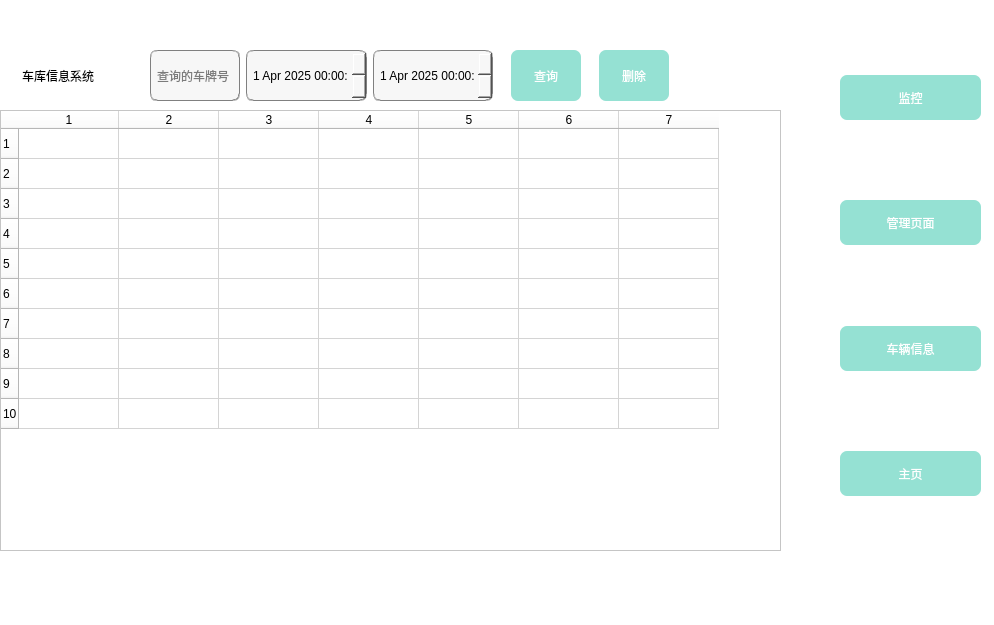
<?xml version="1.0" encoding="UTF-8"?>
<ui version="4.0">
 <class>car</class>
 <widget class="QWidget" name="car">
  <property name="geometry">
   <rect>
    <x>0</x>
    <y>0</y>
    <width>994</width>
    <height>625</height>
   </rect>
  </property>
  <property name="windowTitle">
   <string>Form</string>
  </property>
  <property name="styleSheet">
   <string notr="true">background-color: rgb(255, 255, 255);</string>
  </property>
  <widget class="QStackedWidget" name="stackedWidget">
   <property name="geometry">
    <rect>
     <x>0</x>
     <y>10</y>
     <width>831</width>
     <height>561</height>
    </rect>
   </property>
   <property name="currentIndex">
    <number>0</number>
   </property>
   <widget class="QWidget" name="message">
    <widget class="QWidget" name="horizontalLayoutWidget">
     <property name="geometry">
      <rect>
       <x>10</x>
       <y>40</y>
       <width>671</width>
       <height>51</height>
      </rect>
     </property>
     <layout class="QHBoxLayout" name="horizontalLayout_4">
      <item>
       <spacer name="horizontalSpacer_8">
        <property name="orientation">
         <enum>Qt::Orientation::Horizontal</enum>
        </property>
        <property name="sizeHint" stdset="0">
         <size>
          <width>40</width>
          <height>20</height>
         </size>
        </property>
       </spacer>
      </item>
      <item>
       <widget class="QLabel" name="label_4">
        <property name="sizePolicy">
         <sizepolicy hsizetype="Minimum" vsizetype="Minimum">
          <horstretch>0</horstretch>
          <verstretch>0</verstretch>
         </sizepolicy>
        </property>
        <property name="minimumSize">
         <size>
          <width>110</width>
          <height>35</height>
         </size>
        </property>
        <property name="styleSheet">
         <string notr="true">font: 13pt &quot;新宋体&quot;;</string>
        </property>
        <property name="text">
         <string>车库信息系统</string>
        </property>
       </widget>
      </item>
      <item>
       <spacer name="horizontalSpacer_3">
        <property name="orientation">
         <enum>Qt::Orientation::Horizontal</enum>
        </property>
        <property name="sizeHint" stdset="0">
         <size>
          <width>40</width>
          <height>20</height>
         </size>
        </property>
       </spacer>
      </item>
      <item>
       <widget class="QLineEdit" name="find_lineEdit">
        <property name="sizePolicy">
         <sizepolicy hsizetype="Minimum" vsizetype="Preferred">
          <horstretch>0</horstretch>
          <verstretch>0</verstretch>
         </sizepolicy>
        </property>
        <property name="minimumSize">
         <size>
          <width>90</width>
          <height>0</height>
         </size>
        </property>
        <property name="styleSheet">
         <string notr="true">background-color: rgb(247, 247, 247);
border:1px groove gray;
border-radius:7px;
padding:2px 4px;
font: 10pt &quot;微软雅黑&quot;;</string>
        </property>
        <property name="placeholderText">
         <string>查询的车牌号</string>
        </property>
       </widget>
      </item>
      <item>
       <widget class="QDateTimeEdit" name="beginTimeEdit">
        <property name="sizePolicy">
         <sizepolicy hsizetype="Preferred" vsizetype="Preferred">
          <horstretch>0</horstretch>
          <verstretch>0</verstretch>
         </sizepolicy>
        </property>
        <property name="minimumSize">
         <size>
          <width>120</width>
          <height>0</height>
         </size>
        </property>
        <property name="styleSheet">
         <string notr="true">background-color: rgb(247, 247, 247);
border:1px groove gray;
border-radius:7px;
padding:2px 4px;
font: 8pt &quot;微软雅黑&quot;;</string>
        </property>
        <property name="dateTime">
         <datetime>
          <hour>0</hour>
          <minute>0</minute>
          <second>0</second>
          <year>2025</year>
          <month>4</month>
          <day>1</day>
         </datetime>
        </property>
        <property name="date">
         <date>
          <year>2025</year>
          <month>4</month>
          <day>1</day>
         </date>
        </property>
        <property name="currentSection">
         <enum>QDateTimeEdit::Section::DaySection</enum>
        </property>
       </widget>
      </item>
      <item>
       <widget class="QDateTimeEdit" name="endTimeEdit">
        <property name="sizePolicy">
         <sizepolicy hsizetype="Preferred" vsizetype="Preferred">
          <horstretch>0</horstretch>
          <verstretch>0</verstretch>
         </sizepolicy>
        </property>
        <property name="minimumSize">
         <size>
          <width>120</width>
          <height>0</height>
         </size>
        </property>
        <property name="styleSheet">
         <string notr="true">background-color: rgb(247, 247, 247);
border:1px groove gray;
border-radius:7px;
padding:2px 4px;
font: 8pt &quot;微软雅黑&quot;;</string>
        </property>
        <property name="dateTime">
         <datetime>
          <hour>0</hour>
          <minute>0</minute>
          <second>0</second>
          <year>2025</year>
          <month>4</month>
          <day>1</day>
         </datetime>
        </property>
        <property name="date">
         <date>
          <year>2025</year>
          <month>4</month>
          <day>1</day>
         </date>
        </property>
        <property name="currentSection">
         <enum>QDateTimeEdit::Section::DaySection</enum>
        </property>
       </widget>
      </item>
      <item>
       <spacer name="horizontalSpacer_5">
        <property name="orientation">
         <enum>Qt::Orientation::Horizontal</enum>
        </property>
        <property name="sizeHint" stdset="0">
         <size>
          <width>40</width>
          <height>20</height>
         </size>
        </property>
       </spacer>
      </item>
      <item>
       <widget class="QPushButton" name="carcheck">
        <property name="sizePolicy">
         <sizepolicy hsizetype="Preferred" vsizetype="Preferred">
          <horstretch>0</horstretch>
          <verstretch>0</verstretch>
         </sizepolicy>
        </property>
        <property name="minimumSize">
         <size>
          <width>70</width>
          <height>35</height>
         </size>
        </property>
        <property name="styleSheet">
         <string notr="true">background-color:#95E1D3;
font: 13pt &quot;微软雅黑&quot;;
color:white;
border-radius:7px;</string>
        </property>
        <property name="text">
         <string>查询</string>
        </property>
       </widget>
      </item>
      <item>
       <spacer name="horizontalSpacer_6">
        <property name="orientation">
         <enum>Qt::Orientation::Horizontal</enum>
        </property>
        <property name="sizeHint" stdset="0">
         <size>
          <width>40</width>
          <height>20</height>
         </size>
        </property>
       </spacer>
      </item>
      <item>
       <widget class="QPushButton" name="cardelete">
        <property name="sizePolicy">
         <sizepolicy hsizetype="Preferred" vsizetype="Preferred">
          <horstretch>0</horstretch>
          <verstretch>0</verstretch>
         </sizepolicy>
        </property>
        <property name="minimumSize">
         <size>
          <width>70</width>
          <height>35</height>
         </size>
        </property>
        <property name="styleSheet">
         <string notr="true">background-color:#95E1D3;
font: 13pt &quot;微软雅黑&quot;;
color:white;
border-radius:7px;</string>
        </property>
        <property name="text">
         <string>删除</string>
        </property>
       </widget>
      </item>
      <item>
       <spacer name="horizontalSpacer_7">
        <property name="orientation">
         <enum>Qt::Orientation::Horizontal</enum>
        </property>
        <property name="sizeHint" stdset="0">
         <size>
          <width>40</width>
          <height>20</height>
         </size>
        </property>
       </spacer>
      </item>
     </layout>
    </widget>
    <widget class="QTableWidget" name="tableWidget">
     <property name="geometry">
      <rect>
       <x>0</x>
       <y>100</y>
       <width>781</width>
       <height>441</height>
      </rect>
     </property>
     <property name="showGrid">
      <bool>true</bool>
     </property>
     <property name="sortingEnabled">
      <bool>false</bool>
     </property>
     <property name="rowCount">
      <number>10</number>
     </property>
     <property name="columnCount">
      <number>7</number>
     </property>
     <row/>
     <row/>
     <row/>
     <row/>
     <row/>
     <row/>
     <row/>
     <row/>
     <row/>
     <row/>
     <column/>
     <column/>
     <column/>
     <column/>
     <column/>
     <column/>
     <column/>
    </widget>
   </widget>
   <widget class="QWidget" name="camera_page">
    <widget class="QLabel" name="camera_label">
     <property name="geometry">
      <rect>
       <x>170</x>
       <y>20</y>
       <width>521</width>
       <height>321</height>
      </rect>
     </property>
     <property name="text">
      <string/>
     </property>
    </widget>
    <widget class="QPushButton" name="thread_camera_init">
     <property name="geometry">
      <rect>
       <x>100</x>
       <y>370</y>
       <width>81</width>
       <height>51</height>
      </rect>
     </property>
     <property name="text">
      <string>初始化</string>
     </property>
    </widget>
    <widget class="QComboBox" name="comboBox">
     <property name="geometry">
      <rect>
       <x>240</x>
       <y>370</y>
       <width>61</width>
       <height>51</height>
      </rect>
     </property>
    </widget>
    <widget class="QPushButton" name="camera_opem_button">
     <property name="geometry">
      <rect>
       <x>370</x>
       <y>370</y>
       <width>71</width>
       <height>51</height>
      </rect>
     </property>
     <property name="text">
      <string>open</string>
     </property>
    </widget>
    <widget class="QPushButton" name="thread_release">
     <property name="geometry">
      <rect>
       <x>480</x>
       <y>370</y>
       <width>81</width>
       <height>51</height>
      </rect>
     </property>
     <property name="text">
      <string>释放资源</string>
     </property>
    </widget>
    <widget class="QPushButton" name="thread_pasuse">
     <property name="geometry">
      <rect>
       <x>620</x>
       <y>370</y>
       <width>81</width>
       <height>51</height>
      </rect>
     </property>
     <property name="text">
      <string>暂停</string>
     </property>
    </widget>
   </widget>
   <widget class="QWidget" name="main">
    <widget class="QWidget" name="gridLayoutWidget">
     <property name="geometry">
      <rect>
       <x>0</x>
       <y>0</y>
       <width>811</width>
       <height>572</height>
      </rect>
     </property>
     <layout class="QGridLayout" name="gridLayout">
      <item row="0" column="0">
       <widget class="QLabel" name="camera">
        <property name="sizePolicy">
         <sizepolicy hsizetype="Minimum" vsizetype="Minimum">
          <horstretch>0</horstretch>
          <verstretch>0</verstretch>
         </sizepolicy>
        </property>
        <property name="minimumSize">
         <size>
          <width>450</width>
          <height>320</height>
         </size>
        </property>
        <property name="text">
         <string/>
        </property>
       </widget>
      </item>
      <item row="0" column="1">
       <widget class="QLabel" name="label_pie">
        <property name="text">
         <string/>
        </property>
       </widget>
      </item>
      <item row="1" column="1">
       <layout class="QVBoxLayout" name="verticalLayout_2">
        <property name="spacing">
         <number>10</number>
        </property>
        <item>
         <spacer name="horizontalSpacer_2">
          <property name="orientation">
           <enum>Qt::Orientation::Horizontal</enum>
          </property>
          <property name="sizeType">
           <enum>QSizePolicy::Policy::Minimum</enum>
          </property>
          <property name="sizeHint" stdset="0">
           <size>
            <width>40</width>
            <height>20</height>
           </size>
          </property>
         </spacer>
        </item>
        <item>
         <widget class="QLabel" name="label_title">
          <property name="minimumSize">
           <size>
            <width>0</width>
            <height>50</height>
           </size>
          </property>
          <property name="maximumSize">
           <size>
            <width>16777215</width>
            <height>16777215</height>
           </size>
          </property>
          <property name="styleSheet">
           <string notr="true">font: 12pt &quot;微软雅黑&quot;;</string>
          </property>
          <property name="text">
           <string>识别的车牌号</string>
          </property>
          <property name="alignment">
           <set>Qt::AlignmentFlag::AlignLeading|Qt::AlignmentFlag::AlignLeft|Qt::AlignmentFlag::AlignVCenter</set>
          </property>
         </widget>
        </item>
        <item>
         <spacer name="horizontalSpacer">
          <property name="orientation">
           <enum>Qt::Orientation::Horizontal</enum>
          </property>
          <property name="sizeType">
           <enum>QSizePolicy::Policy::Minimum</enum>
          </property>
          <property name="sizeHint" stdset="0">
           <size>
            <width>40</width>
            <height>20</height>
           </size>
          </property>
         </spacer>
        </item>
        <item>
         <layout class="QHBoxLayout" name="horizontalLayout_2">
          <item>
           <layout class="QVBoxLayout" name="verticalLayout_5">
            <property name="spacing">
             <number>10</number>
            </property>
            <item>
             <widget class="QLineEdit" name="car_input">
              <property name="sizePolicy">
               <sizepolicy hsizetype="Minimum" vsizetype="Fixed">
                <horstretch>0</horstretch>
                <verstretch>0</verstretch>
               </sizepolicy>
              </property>
              <property name="minimumSize">
               <size>
                <width>0</width>
                <height>40</height>
               </size>
              </property>
              <property name="styleSheet">
               <string notr="true">
background-color: rgb(247, 247, 247);
border:1px groove gray;
border-radius:7px;
padding:2px 4px;
font: 10pt &quot;微软雅黑&quot;;</string>
              </property>
              <property name="text">
               <string/>
              </property>
              <property name="placeholderText">
               <string>入库车牌号</string>
              </property>
             </widget>
            </item>
            <item>
             <widget class="QPushButton" name="submitcar">
              <property name="minimumSize">
               <size>
                <width>0</width>
                <height>35</height>
               </size>
              </property>
              <property name="styleSheet">
               <string notr="true">background-color:#95E1D3;
font: 10pt &quot;微软雅黑&quot;;
color:white;
border-radius:7px;</string>
              </property>
              <property name="text">
               <string>入库</string>
              </property>
             </widget>
            </item>
           </layout>
          </item>
          <item>
           <layout class="QVBoxLayout" name="verticalLayout_4">
            <property name="spacing">
             <number>10</number>
            </property>
            <item>
             <widget class="QLineEdit" name="car_output">
              <property name="sizePolicy">
               <sizepolicy hsizetype="Minimum" vsizetype="Fixed">
                <horstretch>0</horstretch>
                <verstretch>0</verstretch>
               </sizepolicy>
              </property>
              <property name="minimumSize">
               <size>
                <width>0</width>
                <height>40</height>
               </size>
              </property>
              <property name="styleSheet">
               <string notr="true">
background-color: rgb(247, 247, 247);
border:1px groove gray;
border-radius:7px;
padding:2px 4px;
font: 10pt &quot;微软雅黑&quot;;</string>
              </property>
              <property name="text">
               <string/>
              </property>
              <property name="placeholderText">
               <string>出库车牌号</string>
              </property>
             </widget>
            </item>
            <item>
             <widget class="QPushButton" name="deletecar">
              <property name="minimumSize">
               <size>
                <width>0</width>
                <height>35</height>
               </size>
              </property>
              <property name="styleSheet">
               <string notr="true">background-color:#95E1D3;
font: 10pt &quot;微软雅黑&quot;;
color:white;
border-radius:7px;</string>
              </property>
              <property name="text">
               <string>出库</string>
              </property>
             </widget>
            </item>
           </layout>
          </item>
         </layout>
        </item>
        <item>
         <widget class="QLabel" name="label_3">
          <property name="sizePolicy">
           <sizepolicy hsizetype="Preferred" vsizetype="Minimum">
            <horstretch>0</horstretch>
            <verstretch>0</verstretch>
           </sizepolicy>
          </property>
          <property name="minimumSize">
           <size>
            <width>0</width>
            <height>25</height>
           </size>
          </property>
          <property name="text">
           <string/>
          </property>
         </widget>
        </item>
       </layout>
      </item>
      <item row="1" column="0">
       <layout class="QVBoxLayout" name="verticalLayout_3">
        <item>
         <widget class="QSlider" name="horizontalSlider">
          <property name="sizePolicy">
           <sizepolicy hsizetype="Preferred" vsizetype="Fixed">
            <horstretch>0</horstretch>
            <verstretch>0</verstretch>
           </sizepolicy>
          </property>
          <property name="orientation">
           <enum>Qt::Orientation::Horizontal</enum>
          </property>
         </widget>
        </item>
        <item>
         <layout class="QHBoxLayout" name="horizontalLayout">
          <item>
           <widget class="QPushButton" name="fileopen">
            <property name="sizePolicy">
             <sizepolicy hsizetype="Fixed" vsizetype="Fixed">
              <horstretch>0</horstretch>
              <verstretch>0</verstretch>
             </sizepolicy>
            </property>
            <property name="minimumSize">
             <size>
              <width>77</width>
              <height>35</height>
             </size>
            </property>
            <property name="styleSheet">
             <string notr="true">background-color:#95E1D3;
font: 10pt &quot;微软雅黑&quot;;
color:white;
border-radius:7px;</string>
            </property>
            <property name="text">
             <string>视频</string>
            </property>
           </widget>
          </item>
          <item>
           <widget class="QPushButton" name="pictureopen">
            <property name="sizePolicy">
             <sizepolicy hsizetype="Fixed" vsizetype="Fixed">
              <horstretch>0</horstretch>
              <verstretch>0</verstretch>
             </sizepolicy>
            </property>
            <property name="minimumSize">
             <size>
              <width>77</width>
              <height>35</height>
             </size>
            </property>
            <property name="styleSheet">
             <string notr="true">background-color:#95E1D3;
font: 10pt &quot;微软雅黑&quot;;
color:white;
border-radius:7px;</string>
            </property>
            <property name="text">
             <string>图片</string>
            </property>
           </widget>
          </item>
          <item>
           <widget class="QLabel" name="screen_label">
            <property name="text">
             <string/>
            </property>
           </widget>
          </item>
          <item>
           <widget class="QPushButton" name="camera_button">
            <property name="minimumSize">
             <size>
              <width>0</width>
              <height>35</height>
             </size>
            </property>
            <property name="styleSheet">
             <string notr="true">background-color:#95E1D3;
font: 10pt &quot;微软雅黑&quot;;
color:white;
border-radius:7px;</string>
            </property>
            <property name="text">
             <string>摄像头</string>
            </property>
           </widget>
          </item>
         </layout>
        </item>
        <item>
         <layout class="QHBoxLayout" name="horizontalLayout_3">
          <item>
           <widget class="QPushButton" name="video_pause">
            <property name="minimumSize">
             <size>
              <width>0</width>
              <height>35</height>
             </size>
            </property>
            <property name="styleSheet">
             <string notr="true">background-color:#95E1D3;
font: 10pt &quot;微软雅黑&quot;;
color:white;
border-radius:7px;</string>
            </property>
            <property name="text">
             <string>暂停</string>
            </property>
           </widget>
          </item>
          <item>
           <widget class="QPushButton" name="camera_take">
            <property name="minimumSize">
             <size>
              <width>0</width>
              <height>35</height>
             </size>
            </property>
            <property name="styleSheet">
             <string notr="true">background-color:#95E1D3;
font: 10pt &quot;微软雅黑&quot;;
color:white;
border-radius:7px;</string>
            </property>
            <property name="text">
             <string>截取照片</string>
            </property>
           </widget>
          </item>
          <item>
           <widget class="QPushButton" name="video_start">
            <property name="minimumSize">
             <size>
              <width>0</width>
              <height>35</height>
             </size>
            </property>
            <property name="styleSheet">
             <string notr="true">background-color:#95E1D3;
font: 10pt &quot;微软雅黑&quot;;
color:white;
border-radius:7px;</string>
            </property>
            <property name="text">
             <string>播放</string>
            </property>
           </widget>
          </item>
         </layout>
        </item>
       </layout>
      </item>
     </layout>
    </widget>
   </widget>
   <widget class="QWidget" name="ctrol">
    <widget class="QWidget" name="gridLayoutWidget_2">
     <property name="geometry">
      <rect>
       <x>-1</x>
       <y>9</y>
       <width>801</width>
       <height>541</height>
      </rect>
     </property>
     <layout class="QGridLayout" name="gridLayout_2"/>
    </widget>
   </widget>
  </widget>
  <widget class="QWidget" name="verticalLayoutWidget">
   <property name="geometry">
    <rect>
     <x>840</x>
     <y>0</y>
     <width>141</width>
     <height>571</height>
    </rect>
   </property>
   <layout class="QVBoxLayout" name="verticalLayout">
    <item>
     <spacer name="verticalSpacer">
      <property name="orientation">
       <enum>Qt::Orientation::Vertical</enum>
      </property>
      <property name="sizeHint" stdset="0">
       <size>
        <width>20</width>
        <height>40</height>
       </size>
      </property>
     </spacer>
    </item>
    <item>
     <widget class="QPushButton" name="check_camera">
      <property name="minimumSize">
       <size>
        <width>35</width>
        <height>45</height>
       </size>
      </property>
      <property name="styleSheet">
       <string notr="true">background-color:#95E1D3;
font: 13pt &quot;微软雅黑&quot;;
color:white;
border-radius:7px;</string>
      </property>
      <property name="text">
       <string>监控</string>
      </property>
     </widget>
    </item>
    <item>
     <spacer name="verticalSpacer_2">
      <property name="orientation">
       <enum>Qt::Orientation::Vertical</enum>
      </property>
      <property name="sizeHint" stdset="0">
       <size>
        <width>20</width>
        <height>40</height>
       </size>
      </property>
     </spacer>
    </item>
    <item>
     <widget class="QPushButton" name="ctrolButton">
      <property name="minimumSize">
       <size>
        <width>35</width>
        <height>45</height>
       </size>
      </property>
      <property name="styleSheet">
       <string notr="true">background-color:#95E1D3;
font: 13pt &quot;微软雅黑&quot;;
color:white;
border-radius:7px;</string>
      </property>
      <property name="text">
       <string>管理页面</string>
      </property>
     </widget>
    </item>
    <item>
     <spacer name="verticalSpacer_3">
      <property name="orientation">
       <enum>Qt::Orientation::Vertical</enum>
      </property>
      <property name="sizeHint" stdset="0">
       <size>
        <width>20</width>
        <height>40</height>
       </size>
      </property>
     </spacer>
    </item>
    <item>
     <widget class="QPushButton" name="messageButton">
      <property name="minimumSize">
       <size>
        <width>35</width>
        <height>45</height>
       </size>
      </property>
      <property name="styleSheet">
       <string notr="true">background-color:#95E1D3;
font: 13pt &quot;微软雅黑&quot;;
color:white;
border-radius:7px;</string>
      </property>
      <property name="text">
       <string>车辆信息</string>
      </property>
     </widget>
    </item>
    <item>
     <spacer name="verticalSpacer_4">
      <property name="orientation">
       <enum>Qt::Orientation::Vertical</enum>
      </property>
      <property name="sizeHint" stdset="0">
       <size>
        <width>20</width>
        <height>40</height>
       </size>
      </property>
     </spacer>
    </item>
    <item>
     <widget class="QPushButton" name="mainButton">
      <property name="minimumSize">
       <size>
        <width>35</width>
        <height>45</height>
       </size>
      </property>
      <property name="styleSheet">
       <string notr="true">background-color:#95E1D3;
font: 13pt &quot;微软雅黑&quot;;
color:white;
border-radius:7px;</string>
      </property>
      <property name="text">
       <string>主页</string>
      </property>
     </widget>
    </item>
    <item>
     <spacer name="verticalSpacer_5">
      <property name="orientation">
       <enum>Qt::Orientation::Vertical</enum>
      </property>
      <property name="sizeHint" stdset="0">
       <size>
        <width>20</width>
        <height>40</height>
       </size>
      </property>
     </spacer>
    </item>
   </layout>
  </widget>
 </widget>
 <resources/>
 <connections/>
</ui>
